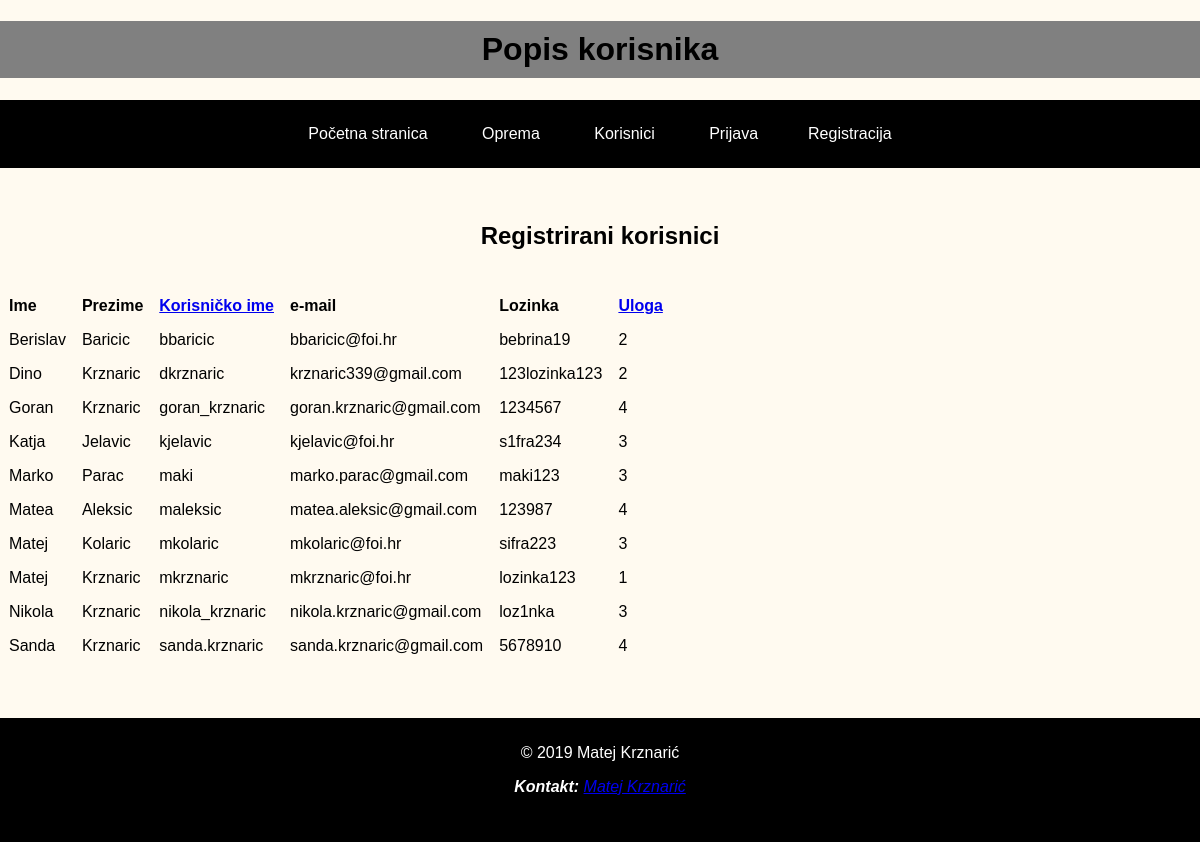
Page /webdip_projekt/privatno/korisnici.php?order=korisnicko_ime&&sort=ASC on the committed database.
### tables this page shows
CREATE TABLE `korisnik` (
  `id_korisnik` int(11) NOT NULL,
  `ime` varchar(45) NOT NULL,
  `prezime` varchar(45) NOT NULL,
  `korisnicko_ime` varchar(45) NOT NULL,
  `lozinka` varchar(45) NOT NULL,
  `email` varchar(100) NOT NULL,
  `datum_vrijme_registracije` datetime DEFAULT NULL,
  `status` tinyint(4) NOT NULL,
  `uloga_id_uloga` int(11) NOT NULL
);

### webdip_projekt/sesija.class.php (called while the page is built, shortened)
<?php
class Sesija {
    static function dajKorisnika() {
        if (isset($_SESSION[self::KORISNIK])) {
            $korisnik[self::KORISNIK] = $_SESSION[self::KORISNIK];
            $korisnik[self::TIP] = $_SESSION[self::TIP];
        } else {
            return null;
        }
        return $korisnik;
    }
}

### webdip_projekt/baza.class.php (called while the page is built, shortened)
<?php
class Baza {
    private $veza = null;
    function spojiDB() {
        $this->veza = new mysqli(self::server, self::korisnik, self::lozinka, self::baza);
        $this->veza->set_charset("utf8");
        return $this->veza;
    }
    function selectDB($upit) {
        $rezultat = $this->veza->query($upit);
        return $rezultat;
    }
}
?>

### webdip_projekt/privatno/korisnici.php (the view, shortened to what this page needs)
<?php
include ("../baza.class.php");
include("../sesija.class.php");
?>
<!DOCTYPE html>
<html lang="hr">
    <head>
        <link href="../css/mkrznaric.css" rel="stylesheet" type="text/css">
        <link href="../css/mkrznaric_480.css" rel="stylesheet" type="text/css">
        <link href="../css/mkrznaric_ispis.css" media="print" rel="stylesheet" type="text/css">
        <link href="../css/mkrznaric_800.css" rel="stylesheet" type="text/css">
        <link href="../css/mkrznaric_1024.css" rel="stylesheet" type="text/css">
        <link href="../css/mkrznaric_1800.css" rel="stylesheet" type="text/css">
        <link rel="stylesheet" type="text/css" href="https://cdn.datatables.net/s/dt/jq-2.1.4,dt-1.10.10/datatables.min.css"/>
    </head>
    <body>
        <header>
            <h1 id="pocetak_popis">Popis korisnika</h1>
        </header>
        <nav>
            <ul class="nav">
                <li><a href="../index.php">Početna stranica</a></li>
                <li><a href="../oprema.php">Oprema</a></li>
                <li><a href="korisnici.php">Korisnici</a></li>
                <?php
                if (Sesija::dajKorisnika() == null) {
                    echo '<li><a href="../prijava.php">Prijava</a></li>';
                    echo '<li><a href="../registracija.php">Registracija</a></li>';
                } else if (Sesija::dajKorisnika() != null) {
                    if ($tip == "administrator") {
                        echo '<li><a href="../odjava.php">Odjava</a></li>';
                        echo '<li><a href="../dnevnik.php">Dnevnik aktivnosti</a></li>';
                        echo '<li><a href="../VirtualTime.php">Virtualno vrijeme</a></li>';
                        echo '<li><a href="../konfiguracija_sustava.php">Konfiguracija sustava</a></li>';
                        echo '<li><a href="../otkljucavanje_blokiranje.php">Upravljanje korisnicima</a></li>';
                        echo '<li><a href="../DodijeliModeratora.php">Dodijela moderatora</a></li>';
                        echo '<li><a href="../NovaLokacija.php">Nova lokacija</a></li>';
                        echo '<li><a href="../NovaOprema.php">Nova oprema</a></li>';
                    }
                    if ($tip == "moderator") {
                        echo '<li><a href="../odjava.php">Odjava</a></li>';
                    }
                    if ($tip == "registrirani_korisnik") {
                        echo '<li><a href="../odjava.php">Odjava</a></li>';
                    }
                }
                ?>
            </ul>
        </nav>
        <section id="sadrzajtablica">
            <br>
            <h2 id="obrazacnaslov">Registrirani korisnici</h2>
            <br>
            <?php
            $baza = new Baza();
            $baza->spojiDB();
            if (isset($_GET['order'])) {
                $order = $_GET['order'];
            } else {
                $order = 'uloga_id_uloga';
            }
            if (isset($_GET['sort'])) {
                $sort = $_GET['sort'];
            } else {
                $sort = 'ASC';
            }
            $upit = "SELECT ime, prezime, korisnicko_ime, email, lozinka, uloga_id_uloga FROM korisnik ORDER BY $order $sort";
            $sort == 'DESC' ? $sort = 'ASC' : $sort = 'DESC';
            $rs = $baza->selectDB($upit);
            echo"<table id ='table_id'  class='display'>
    <thead>
                <tr>
                    <th class='zaglavlje'>Ime</th>
                    <th class='zaglavlje'>Prezime</th>
                    <th class='zaglavlje'><a href='?order=korisnicko_ime&&sort=$sort'>Korisničko ime</a></th>
                    <th class='zaglavlje'>e-mail</th>
                    <th class='zaglavlje'>Lozinka</th>
                    <th class='zaglavlje'><a href='?order=uloga_id_uloga&&sort=$sort'>Uloga</a></th>
                </tr></thead><tbody>";
            while (list($ime, $prezime, $korisnicko_ime, $email, $lozinka, $uloga) = mysqli_fetch_array($rs)) {
                echo "<tr>\n<td>$ime</td>\n<td>$prezime</td>\n<td>$korisnicko_ime</td>\n<td>$email</td>\n<td>$lozinka</td>\n<td>$uloga</td>\n</tr>";
            }
            echo"</tbody></table>";
            ?>
            <br>
            <br>
            <br>
        </section>
        <footer id="kraj">
            <p>&copy; 2019 Matej Krznarić</p>
            <address><strong>Kontakt:</strong> <a href="mailto:mkrznaric@foi.hr">Matej Krznarić</a></address>
            <br>
            <br>
        </footer>
    </body>
</html>

### webdip_projekt/css/mkrznaric.css (style rules this page uses)
#pocetak_popis { width: auto; padding: 10px; text-align: center; background: gray; -webkit-animation: pozadina 5s infinite; animation: pozadina 5s infinite; }
body { background: floralwhite; color: black; font-family: "Arial"; margin: auto; overflow-x: hidden; }
.nav { background: black; color: white; list-style: none; text-align: center; padding: 25px 0 25px 0; }
.nav > li { display: inline-block; padding: 0 25px 0 25px; }
.nav > li > a { text-decoration: none; color: white; }
#obrazacnaslov { text-align: center; }
td, th { text-align: left; padding: 7px; }
#sadrzajtablica { overflow-x: hidden; }
#kraj { text-align: center; color: white; background: black; padding: 10px; width: auto; position: relative; }

### webdip_projekt/css/mkrznaric_1024.css (style rules this page uses)
@media only screen and (min-width: 1024px) { #pocetak_popis { width: auto; padding: 10px; text-align: center; background: gray; -webkit-animation: pozadina 5s infinite; animation: pozadina 5s infinite; } }
@media only screen and (min-width: 1024px) { body { background: floralwhite; color: black; font-family: "Arial"; margin: auto; overflow-x: hidden; } }
@media only screen and (min-width: 1024px) { .nav { background: black; color: white; list-style: none; text-align: center; padding: 25px 0 25px 0; } }
@media only screen and (min-width: 1024px) { .nav > li { display: inline-block; padding: 0 25px 0 25px; } }
@media only screen and (min-width: 1024px) { .nav > li > a { text-decoration: none; color: white; } }
@media only screen and (min-width: 1024px) { #obrazacnaslov { text-align: center; } }
@media only screen and (min-width: 1024px) { td, th { text-align: left; padding: 7px; } }
@media only screen and (min-width: 1024px) { #sadrzajtablica { overflow-x: hidden; } }
@media only screen and (min-width: 1024px) { #kraj { text-align: center; color: white; background: black; padding: 10px; width: auto; position: relative; } }

### rows in the picture
korisnik: ime "Berislav", prezime "Baricic", korisnicko_ime "bbaricic", email "bbaricic@foi.hr", lozinka "bebrina19", uloga_id_uloga "2"
korisnik: ime "Dino", prezime "Krznaric", korisnicko_ime "dkrznaric", email "krznaric339@gmail.com", lozinka "123lozinka123", uloga_id_uloga "2"
korisnik: ime "Goran", prezime "Krznaric", korisnicko_ime "goran_krznaric", email "goran.krznaric@gmail.com", lozinka "1234567", uloga_id_uloga "4"
korisnik: ime "Katja", prezime "Jelavic", korisnicko_ime "kjelavic", email "kjelavic@foi.hr", lozinka "s1fra234", uloga_id_uloga "3"
korisnik: ime "Marko", prezime "Parac", korisnicko_ime "maki", email "marko.parac@gmail.com", lozinka "maki123", uloga_id_uloga "3"
korisnik: ime "Matea", prezime "Aleksic", korisnicko_ime "maleksic", email "matea.aleksic@gmail.com", lozinka "123987", uloga_id_uloga "4"
korisnik: ime "Matej", prezime "Kolaric", korisnicko_ime "mkolaric", email "mkolaric@foi.hr", lozinka "sifra223", uloga_id_uloga "3"
korisnik: ime "Matej", prezime "Krznaric", korisnicko_ime "mkrznaric", email "mkrznaric@foi.hr", lozinka "lozinka123", uloga_id_uloga "1"
korisnik: ime "Nikola", prezime "Krznaric", korisnicko_ime "nikola_krznaric", email "nikola.krznaric@gmail.com", lozinka "loz1nka", uloga_id_uloga "3"
korisnik: ime "Sanda", prezime "Krznaric", korisnicko_ime "sanda.krznaric", email "sanda.krznaric@gmail.com", lozinka "5678910", uloga_id_uloga "4"
